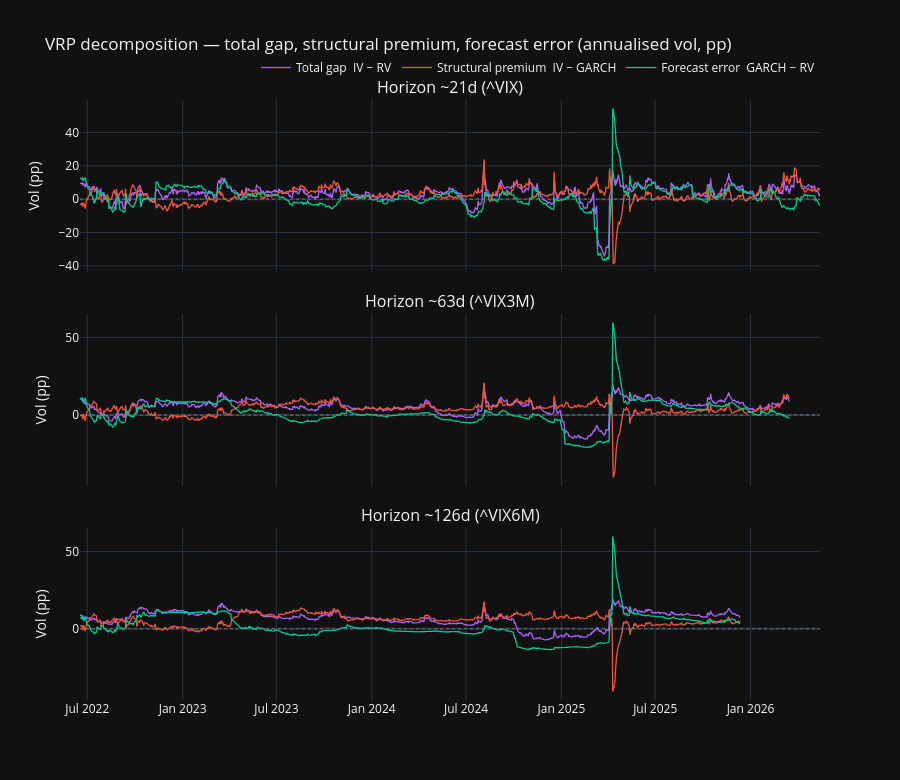

This figure's notebook cell:
### Code cell
import plotly.subplots as sp

_h_info = [(21, "^VIX", "~21d"), (63, "^VIX3M", "~63d"), (126, "^VIX6M", "~126d")]
_comp_colors = {
    "total_gap":           "#AB63FA",
    "structural_premium":  "#EF553B",
    "forecast_error":      "#00CC96",
}
_comp_labels = {
    "total_gap":           "Total gap  IV − RV",
    "structural_premium":  "Structural premium  IV − GARCH",
    "forecast_error":      "Forecast error  GARCH − RV",
}

fig3 = sp.make_subplots(
    rows=3, cols=1,
    shared_xaxes=True,
    subplot_titles=[f"Horizon {label} ({ticker})" for _, ticker, label in _h_info],
    vertical_spacing=0.07,
)
for row_i, (h, _, _label) in enumerate(_h_info, start=1):
    sub = vrp_df[vrp_df["horizon"] == h].sort_values("date")
    for comp, color in _comp_colors.items():
        fig3.add_trace(
            go.Scatter(
                x=sub["date"],
                y=sub[comp] * 100,
                mode="lines",
                name=_comp_labels[comp],
                line=dict(color=color, width=1.3),
                showlegend=(row_i == 1),
            ),
            row=row_i, col=1,
        )
    fig3.add_hline(y=0, line_dash="dot", line_color="grey", line_width=0.8, row=row_i, col=1)

fig3.update_layout(
    title="VRP decomposition — total gap, structural premium, forecast error (annualised vol, pp)",
    height=780,
    template="plotly_dark",
    hovermode="x unified",
    legend=dict(orientation="h", yanchor="bottom", y=1.03, xanchor="right", x=1),
)
fig3.update_yaxes(title_text="Vol (pp)")
fig3.show()

### Figure 1 — Plotly figure (JSON) as saved in the notebook; plotly's stock layout.template omitted (floating-point values rounded to 4 significant figures; data arrays with more than 128 entries replaced by an {"elided": "..."} marker saying what was removed)
{"data": [{"line": {"color": "#AB63FA", "width": 1.3}, "mode": "lines", "name": "Total gap  IV − RV", "showlegend": true, "type": "scatter", "x": {"elided": "981 str values"}, "xaxis": "x", "y": {"elided": "981 float values"}, "yaxis": "y"}, {"line": {"color": "#EF553B", "width": 1.3}, "mode": "lines", "name": "Structural premium  IV − GARCH", "showlegend": true, "type": "scatter", "x": {"elided": "981 str values"}, "xaxis": "x", "y": {"elided": "981 float values"}, "yaxis": "y"}, {"line": {"color": "#00CC96", "width": 1.3}, "mode": "lines", "name": "Forecast error  GARCH − RV", "showlegend": true, "type": "scatter", "x": {"elided": "981 str values"}, "xaxis": "x", "y": {"elided": "981 float values"}, "yaxis": "y"}, {"line": {"color": "#AB63FA", "width": 1.3}, "mode": "lines", "name": "Total gap  IV − RV", "showlegend": false, "type": "scatter", "x": {"elided": "939 str values"}, "xaxis": "x2", "y": {"elided": "939 float values"}, "yaxis": "y2"}, {"line": {"color": "#EF553B", "width": 1.3}, "mode": "lines", "name": "Structural premium  IV − GARCH", "showlegend": false, "type": "scatter", "x": {"elided": "939 str values"}, "xaxis": "x2", "y": {"elided": "939 float values"}, "yaxis": "y2"}, {"line": {"color": "#00CC96", "width": 1.3}, "mode": "lines", "name": "Forecast error  GARCH − RV", "showlegend": false, "type": "scatter", "x": {"elided": "939 str values"}, "xaxis": "x2", "y": {"elided": "939 float values"}, "yaxis": "y2"}, {"line": {"color": "#AB63FA", "width": 1.3}, "mode": "lines", "name": "Total gap  IV − RV", "showlegend": false, "type": "scatter", "x": {"elided": "876 str values"}, "xaxis": "x3", "y": {"elided": "876 float values"}, "yaxis": "y3"}, {"line": {"color": "#EF553B", "width": 1.3}, "mode": "lines", "name": "Structural premium  IV − GARCH", "showlegend": false, "type": "scatter", "x": {"elided": "876 str values"}, "xaxis": "x3", "y": {"elided": "876 float values"}, "yaxis": "y3"}, {"line": {"color": "#00CC96", "width": 1.3}, "mode": "lines", "name": "Forecast error  GARCH − RV", "showlegend": false, "type": "scatter", "x": {"elided": "876 str values"}, "xaxis": "x3", "y": {"elided": "876 float values"}, "yaxis": "y3"}], "layout": {"annotations": [{"font": {"size": 16}, "showarrow": false, "text": "Horizon ~21d (^VIX)", "x": 0.5, "xanchor": "center", "xref": "paper", "y": 1, "yanchor": "bottom", "yref": "paper"}, {"font": {"size": 16}, "showarrow": false, "text": "Horizon ~63d (^VIX3M)", "x": 0.5, "xanchor": "center", "xref": "paper", "y": 0.6433, "yanchor": "bottom", "yref": "paper"}, {"font": {"size": 16}, "showarrow": false, "text": "Horizon ~126d (^VIX6M)", "x": 0.5, "xanchor": "center", "xref": "paper", "y": 0.2867, "yanchor": "bottom", "yref": "paper"}], "height": 780, "hovermode": "x unified", "legend": {"orientation": "h", "x": 1, "xanchor": "right", "y": 1.03, "yanchor": "bottom"}, "shapes": [{"line": {"color": "grey", "dash": "dot", "width": 0.8}, "type": "line", "x0": 0, "x1": 1, "xref": "x domain", "y0": 0, "y1": 0, "yref": "y"}, {"line": {"color": "grey", "dash": "dot", "width": 0.8}, "type": "line", "x0": 0, "x1": 1, "xref": "x2 domain", "y0": 0, "y1": 0, "yref": "y2"}, {"line": {"color": "grey", "dash": "dot", "width": 0.8}, "type": "line", "x0": 0, "x1": 1, "xref": "x3 domain", "y0": 0, "y1": 0, "yref": "y3"}], "title": {"text": "VRP decomposition — total gap, structural premium, forecast error (annualised vol, pp)"}, "xaxis": {"anchor": "y", "domain": [0, 1], "matches": "x3", "showticklabels": false}, "xaxis2": {"anchor": "y2", "domain": [0, 1], "matches": "x3", "showticklabels": false}, "xaxis3": {"anchor": "y3", "domain": [0, 1]}, "yaxis": {"anchor": "x", "domain": [0.7133, 1], "title": {"text": "Vol (pp)"}}, "yaxis2": {"anchor": "x2", "domain": [0.3567, 0.6433], "title": {"text": "Vol (pp)"}}, "yaxis3": {"anchor": "x3", "domain": [0, 0.2867], "title": {"text": "Vol (pp)"}}}}
